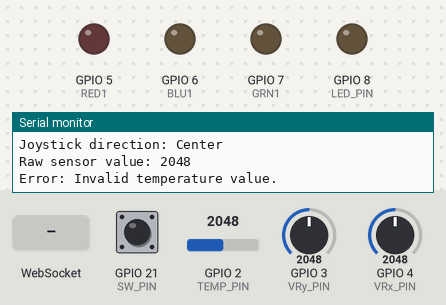
A sketch run on a simulated ESP32-S3. Parts: output pins drawn as LEDs (lit = HIGH), the last lines printed to the serial monitor. The test bench sets the inputs (shaded band); at power-on: GPIO 2 (TEMP_PIN) = 2048, GPIO 3 (VRy_PIN) = 2048, GPIO 4 (VRx_PIN) = 2048, GPIO 21 (SW_PIN) HIGH. WiFi joins after 1.5 s; servers stay silent unless stated.

Above: at 3.2 s.
3.3 s: WebSocket text "ON" received
At 4.3 s:
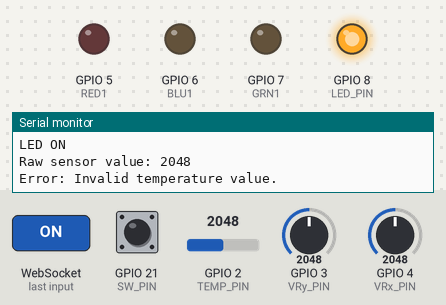
6.3 s: GPIO 2 (TEMP_PIN) set to 1060
7.8 s: GPIO 2 (TEMP_PIN) set to 976
12.2 s: WebSocket text "OFF" received
At 13.5 s:
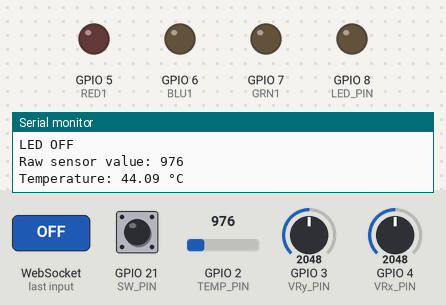
Timing chart, 0 to 14.7 s (numbered marks = the images above; inputs shaded):
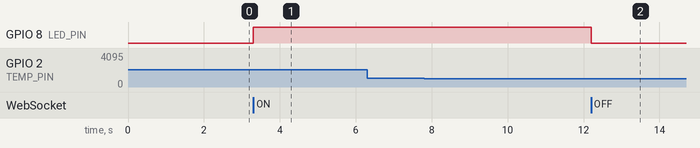

Measured:
- after the input at 3.3 s, GPIO 8 (LED_PIN): LOW → HIGH at once
- after the input at 12.2 s, GPIO 8 (LED_PIN): HIGH → LOW at once

The sketch:

Arduino.ino
```cpp
#include <WiFi.h>
#include <WebSocketsServer.h>
#include <math.h>

// Informations de connexion Wi-Fi
const char* ssid = "PoleDeVinci_IFT";
const char* password = "*c.r4UV@VfPn_0";

// Démarrer le serveur WebSocket sur le port 81
WebSocketsServer webSocket = WebSocketsServer(81);

// Pins de la LED RGB
#define RED1 5
#define GRN1 7
#define BLU1 6

// Pin de la LED simple
#define LED_PIN 8

// Pin du capteur de température
#define TEMP_PIN 2 // Capteur de température

// Pins du joystick
#define VRx_PIN 4  // Axe X
#define VRy_PIN 3  // Axe Y
#define SW_PIN 21  // Bouton du joystick

// Seuil pour définir les directions
const int threshold = 100;  // Sensibilité du joystick

// Seuils pour les directions
const int xMin = 1000;  // Seuil pour considérer "left"
const int xMax = 3000;  // Seuil pour considérer "right"
const int yMin = 1000;  // Seuil pour considérer "down"
const int yMax = 3000;  // Seuil pour considérer "up"

// Variables pour stocker les dernières positions et état du bouton
String lastDirection = "";  // Garder trace de la dernière direction envoyée
int lastButtonState = HIGH; // Bouton non pressé

// Variables pour la gestion du timing
unsigned long lastTempUpdate = 0;      // Dernière mise à jour de la température (en ms)
unsigned long lastJoystickUpdate = 0;  // Dernière mise à jour du joystick (en ms)
const unsigned long tempUpdateInterval = 1000;  // 1 seconde
const unsigned long joystickInterval = 100;     // 100 ms pour le joystick et autres actions

// Fonction pour calculer la température
double Thermister(int RawADC) {
    if (RawADC <= 0) {
        Serial.println("Error: RawADC is 0 or negative. Check sensor connection.");
        return NAN; // Retourne NaN si la valeur lue est incorrecte
    }

    double Temp;
    Temp = log(((10240000 / RawADC) - 10000));
    Temp = 1 / (0.001129148 + (0.000234125 + (0.0000000876741 * Temp * Temp)) * Temp);
    Temp = Temp - 273.15; // Convertir de Kelvin à Celsius
    Temp = (Temp - 32) * 5.0 / 9.0;
    return Temp;
}

void setup() {
    Serial.begin(115200);

    pinMode(RED1, OUTPUT);
    pinMode(GRN1, OUTPUT);
    pinMode(BLU1, OUTPUT);
    pinMode(LED_PIN, OUTPUT); // Configurer la pin pour la LED simple

    // Configurer les broches du joystick
    pinMode(VRx_PIN, INPUT);
    pinMode(VRy_PIN, INPUT);
    pinMode(SW_PIN, INPUT_PULLUP);  // Le bouton a une résistance pull-up intégrée

    // Connexion au Wi-Fi
    WiFi.begin(ssid, password);
    while (WiFi.status() != WL_CONNECTED) {
        delay(1000);
        Serial.println("Connecting to WiFi...");
    }
    Serial.println("Connected to WiFi");
    Serial.print("ESP32 IP address: ");
    Serial.println(WiFi.localIP());

    // Démarrer le serveur WebSocket
    webSocket.begin();
    webSocket.onEvent(webSocketEvent);
    Serial.println("WebSocket server started");
}

void loop() {
    unsigned long currentMillis = millis();

    // Lire la température toutes les 1 seconde
    if (currentMillis - lastTempUpdate >= tempUpdateInterval) {
        lastTempUpdate = currentMillis;

        // Lire la température depuis le capteur
        int sensorValue = analogRead(TEMP_PIN);
        Serial.println("Raw sensor value: " + String(sensorValue)); // Vérification de la valeur brute
        double temperature = Thermister(sensorValue);

        // Vérifier que la lecture de la température est valide
        if (!isnan(temperature)) {
            String tempString = String(temperature, 2); // Formater la température avec 2 décimales
            webSocket.broadcastTXT("Temperature:" + tempString);
            Serial.println("Temperature: " + tempString + " °C");
        } else {
            Serial.println("Error: Invalid temperature value.");
        }
    }

    // Lire les valeurs du joystick toutes les 100 ms
    if (currentMillis - lastJoystickUpdate >= joystickInterval) {
        lastJoystickUpdate = currentMillis;  // Réinitialiser lastJoystickUpdate

        // Lire les valeurs du joystick
        int xValue = analogRead(VRx_PIN);
        int yValue = analogRead(VRy_PIN);
        int buttonState = digitalRead(SW_PIN);

        // Déterminer la direction du joystick en fonction des valeurs lues
        String direction = "";

        if (xValue < xMin) {
            direction = "Left";
        } else if (xValue > xMax) {
            direction = "Right";
        }

        if (yValue < yMin) {
            direction = "Down";
        } else if (yValue > yMax) {
            direction = "Up";
        }

        if (direction == "") {
            direction = "Center";  // Si aucune direction n'est détectée
        }

        // Envoyer l'information de la direction seulement si elle a changé
        if (direction != lastDirection) {
            webSocket.broadcastTXT("Joystick:" + direction);
            Serial.println("Joystick direction: " + direction);
            lastDirection = direction;
        }

        // Vérifier si le bouton a été pressé ou relâché
        if (buttonState != lastButtonState) {
            if (buttonState == LOW) {
                Serial.println("Joystick button pressed");
                webSocket.broadcastTXT("Joystick:ButtonPressed");
            } else {
                Serial.println("Joystick button released");
                webSocket.broadcastTXT("Joystick:ButtonReleased");
            }
            lastButtonState = buttonState;
        }
    }

    // Gestion des connexions WebSocket
    webSocket.loop();
}

// Fonction pour gérer les événements WebSocket
void webSocketEvent(uint8_t num, WStype_t type, uint8_t * payload, size_t length) {
    if (type == WStype_TEXT) {
        String message = String((char*)payload);
        Serial.printf("Received message: %s\n", message.c_str());

        // Contrôler la LED simple via WebSocket
        if (message == "ON") {
            digitalWrite(LED_PIN, HIGH);  // Allumer la LED
            Serial.println("LED ON");
        } else if (message == "OFF") {
            digitalWrite(LED_PIN, LOW);   // Éteindre la LED
            Serial.println("LED OFF");
        }

        // Si le message est un code couleur #RRGGBB
        if (message.startsWith("#") && message.length() == 7) {
            int r = strtol(message.substring(1, 3).c_str(), NULL, 16);
            int g = strtol(message.substring(3, 5).c_str(), NULL, 16);
            int b = strtol(message.substring(5, 7).c_str(), NULL, 16);

            // Appliquer la couleur aux LEDs RGB
            analogWrite(RED1, r);
            analogWrite(GRN1, g);
            analogWrite(BLU1, b);

            Serial.printf("Set RGB to R:%d, G:%d, B:%d\n", r, g, b);
        }
    }
}
```
